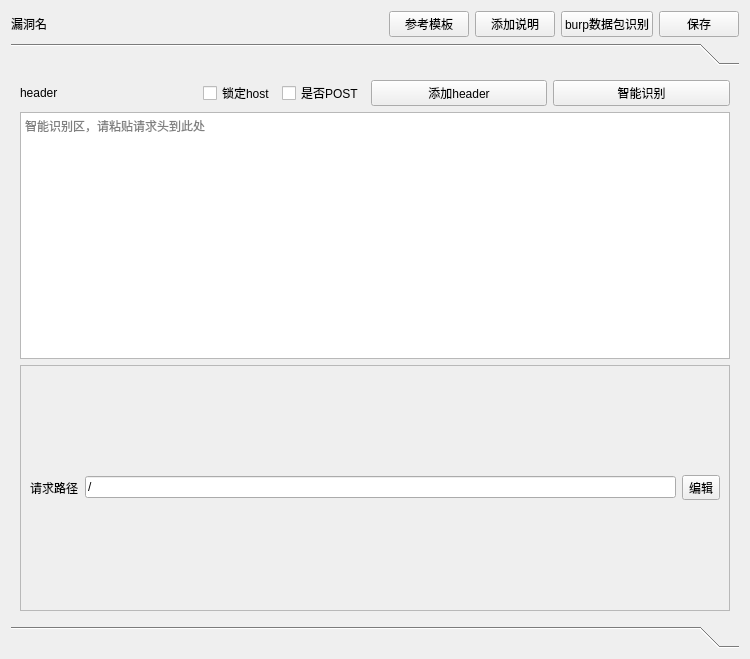
<?xml version="1.0" encoding="UTF-8"?>
<ui version="4.0">
 <class>import_package_window</class>
 <widget class="QWidget" name="import_package_window">
  <property name="geometry">
   <rect>
    <x>0</x>
    <y>0</y>
    <width>750</width>
    <height>659</height>
   </rect>
  </property>
  <property name="windowTitle">
   <string>Form</string>
  </property>
  <layout class="QGridLayout" name="gridLayout">
   <item row="1" column="4">
    <widget class="QPushButton" name="pushButton_save">
     <property name="text">
      <string>保存</string>
     </property>
    </widget>
   </item>
   <item row="1" column="2">
    <widget class="QPushButton" name="pushButton_introduction">
     <property name="text">
      <string>添加说明</string>
     </property>
    </widget>
   </item>
   <item row="1" column="3">
    <widget class="QPushButton" name="pushButton_import_burp">
     <property name="text">
      <string>burp数据包识别</string>
     </property>
    </widget>
   </item>
   <item row="1" column="0">
    <widget class="QLabel" name="label_vul_name">
     <property name="sizePolicy">
      <sizepolicy hsizetype="MinimumExpanding" vsizetype="Preferred">
       <horstretch>0</horstretch>
       <verstretch>0</verstretch>
      </sizepolicy>
     </property>
     <property name="text">
      <string>漏洞名</string>
     </property>
    </widget>
   </item>
   <item row="2" column="0" colspan="5">
    <widget class="QToolBox" name="toolBox">
     <widget class="QWidget" name="toolBoxPage_get">
      <property name="geometry">
       <rect>
        <x>0</x>
        <y>0</y>
        <width>732</width>
        <height>551</height>
       </rect>
      </property>
      <attribute name="label">
       <string/>
      </attribute>
      <layout class="QGridLayout" name="gridLayout_4">
       <item row="0" column="4">
        <widget class="QPushButton" name="pushButton_get_change">
         <property name="text">
          <string>智能识别</string>
         </property>
        </widget>
       </item>
       <item row="0" column="0">
        <widget class="QLabel" name="label_header">
         <property name="text">
          <string>header</string>
         </property>
        </widget>
       </item>
       <item row="2" column="0" colspan="5">
        <widget class="QScrollArea" name="scrollArea_header">
         <property name="widgetResizable">
          <bool>true</bool>
         </property>
         <widget class="QWidget" name="scrollAreaWidgetContents">
          <property name="geometry">
           <rect>
            <x>0</x>
            <y>0</y>
            <width>712</width>
            <height>246</height>
           </rect>
          </property>
          <layout class="QGridLayout" name="gridLayout_3">
           <item row="0" column="2">
            <widget class="QToolButton" name="toolButton_req_path">
             <property name="text">
              <string>编辑</string>
             </property>
            </widget>
           </item>
           <item row="0" column="1">
            <widget class="QLineEdit" name="lineEdit_req_path">
             <property name="text">
              <string>/</string>
             </property>
             <property name="readOnly">
              <bool>true</bool>
             </property>
            </widget>
           </item>
           <item row="0" column="0">
            <widget class="QLabel" name="label_req_path">
             <property name="text">
              <string>请求路径</string>
             </property>
            </widget>
           </item>
          </layout>
         </widget>
        </widget>
       </item>
       <item row="0" column="3">
        <widget class="QPushButton" name="pushButton_header_add">
         <property name="text">
          <string>添加header</string>
         </property>
        </widget>
       </item>
       <item row="1" column="0" colspan="5">
        <widget class="QPlainTextEdit" name="plainTextEdit_imput_get">
         <property name="placeholderText">
          <string>智能识别区，请粘贴请求头到此处</string>
         </property>
        </widget>
       </item>
       <item row="0" column="1">
        <widget class="QCheckBox" name="checkBox_fixed_host">
         <property name="sizePolicy">
          <sizepolicy hsizetype="Maximum" vsizetype="Fixed">
           <horstretch>0</horstretch>
           <verstretch>0</verstretch>
          </sizepolicy>
         </property>
         <property name="text">
          <string>锁定host</string>
         </property>
        </widget>
       </item>
       <item row="0" column="2">
        <widget class="QCheckBox" name="checkBox_judge_post">
         <property name="sizePolicy">
          <sizepolicy hsizetype="Maximum" vsizetype="Fixed">
           <horstretch>0</horstretch>
           <verstretch>0</verstretch>
          </sizepolicy>
         </property>
         <property name="text">
          <string>是否POST</string>
         </property>
        </widget>
       </item>
      </layout>
     </widget>
     <widget class="QWidget" name="toolBoxPage_post">
      <property name="geometry">
       <rect>
        <x>0</x>
        <y>0</y>
        <width>732</width>
        <height>551</height>
       </rect>
      </property>
      <attribute name="label">
       <string/>
      </attribute>
      <layout class="QGridLayout" name="gridLayout_5">
       <item row="2" column="0" colspan="5">
        <widget class="QScrollArea" name="scrollArea_body">
         <property name="styleSheet">
          <string notr="true">background-color: rgb(85, 85, 255);</string>
         </property>
         <property name="widgetResizable">
          <bool>true</bool>
         </property>
         <widget class="QWidget" name="scrollAreaWidgetContents_2">
          <property name="geometry">
           <rect>
            <x>0</x>
            <y>0</y>
            <width>712</width>
            <height>246</height>
           </rect>
          </property>
          <layout class="QGridLayout" name="gridLayout_2">
           <item row="0" column="0">
            <widget class="QPlainTextEdit" name="plainTextEdit_2">
             <property name="styleSheet">
              <string notr="true">background-color: rgb(255, 255, 255);</string>
             </property>
            </widget>
           </item>
          </layout>
         </widget>
        </widget>
       </item>
       <item row="0" column="3">
        <widget class="QCheckBox" name="checkBox_judge_upload">
         <property name="sizePolicy">
          <sizepolicy hsizetype="Maximum" vsizetype="Fixed">
           <horstretch>0</horstretch>
           <verstretch>0</verstretch>
          </sizepolicy>
         </property>
         <property name="text">
          <string>是否文件上传</string>
         </property>
        </widget>
       </item>
       <item row="0" column="4">
        <widget class="QPushButton" name="pushButton_post_change">
         <property name="sizePolicy">
          <sizepolicy hsizetype="Expanding" vsizetype="Fixed">
           <horstretch>0</horstretch>
           <verstretch>0</verstretch>
          </sizepolicy>
         </property>
         <property name="text">
          <string>智能识别</string>
         </property>
        </widget>
       </item>
       <item row="0" column="2">
        <widget class="QToolButton" name="toolButton_select_file">
         <property name="text">
          <string>选择上传文件</string>
         </property>
        </widget>
       </item>
       <item row="1" column="0" colspan="5">
        <widget class="QPlainTextEdit" name="plainTextEdit_input_post">
         <property name="placeholderText">
          <string>智能识别区，请粘贴请求体到此处，勾选文件上传后需选择本地文件进行上传</string>
         </property>
        </widget>
       </item>
       <item row="0" column="0">
        <widget class="QLabel" name="label_body">
         <property name="text">
          <string>body</string>
         </property>
        </widget>
       </item>
       <item row="0" column="1">
        <widget class="QLineEdit" name="lineEdit_upload_file">
         <property name="autoFillBackground">
          <bool>false</bool>
         </property>
         <property name="styleSheet">
          <string notr="true">background-color: rgb(240, 240, 240);</string>
         </property>
         <property name="text">
          <string/>
         </property>
         <property name="frame">
          <bool>false</bool>
         </property>
         <property name="alignment">
          <set>Qt::AlignRight|Qt::AlignTrailing|Qt::AlignVCenter</set>
         </property>
         <property name="readOnly">
          <bool>true</bool>
         </property>
        </widget>
       </item>
      </layout>
     </widget>
    </widget>
   </item>
   <item row="1" column="1">
    <widget class="QPushButton" name="pushButton_template">
     <property name="text">
      <string>参考模板</string>
     </property>
    </widget>
   </item>
  </layout>
 </widget>
 <resources/>
 <connections/>
</ui>
